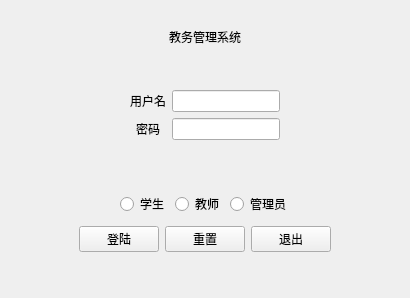
<?xml version="1.0" encoding="UTF-8"?>
<ui version="4.0">
 <class>Login</class>
 <widget class="QWidget" name="Login">
  <property name="geometry">
   <rect>
    <x>0</x>
    <y>0</y>
    <width>410</width>
    <height>298</height>
   </rect>
  </property>
  <property name="windowTitle">
   <string>Login</string>
  </property>
  <property name="windowIcon">
   <iconset resource="rsc.qrc">
    <normaloff>:/icon/rsc/icon/logo.png</normaloff>:/icon/rsc/icon/logo.png</iconset>
  </property>
  <layout class="QVBoxLayout" name="verticalLayout_2">
   <item>
    <layout class="QVBoxLayout" name="verticalLayout">
     <item>
      <spacer name="verticalSpacer">
       <property name="orientation">
        <enum>Qt::Vertical</enum>
       </property>
       <property name="sizeHint" stdset="0">
        <size>
         <width>20</width>
         <height>20</height>
        </size>
       </property>
      </spacer>
     </item>
     <item>
      <widget class="QLabel" name="label_3">
       <property name="styleSheet">
        <string notr="true">font: 18pt &quot;Adobe 黑体 Std R&quot;;</string>
       </property>
       <property name="text">
        <string>教务管理系统</string>
       </property>
       <property name="alignment">
        <set>Qt::AlignCenter</set>
       </property>
      </widget>
     </item>
     <item>
      <spacer name="verticalSpacer_2">
       <property name="orientation">
        <enum>Qt::Vertical</enum>
       </property>
       <property name="sizeHint" stdset="0">
        <size>
         <width>20</width>
         <height>30</height>
        </size>
       </property>
      </spacer>
     </item>
    </layout>
   </item>
   <item>
    <layout class="QHBoxLayout" name="horizontalLayout_2">
     <item>
      <spacer name="horizontalSpacer_6">
       <property name="orientation">
        <enum>Qt::Horizontal</enum>
       </property>
       <property name="sizeHint" stdset="0">
        <size>
         <width>28</width>
         <height>18</height>
        </size>
       </property>
      </spacer>
     </item>
     <item>
      <widget class="QSplitter" name="splitter">
       <property name="orientation">
        <enum>Qt::Vertical</enum>
       </property>
       <widget class="QWidget" name="layoutWidget">
        <layout class="QGridLayout" name="gridLayout">
         <item row="0" column="0">
          <widget class="QLabel" name="labUsername">
           <property name="text">
            <string>用户名</string>
           </property>
           <property name="alignment">
            <set>Qt::AlignCenter</set>
           </property>
          </widget>
         </item>
         <item row="1" column="0">
          <widget class="QLabel" name="labPassword">
           <property name="text">
            <string>密码</string>
           </property>
           <property name="alignment">
            <set>Qt::AlignCenter</set>
           </property>
          </widget>
         </item>
         <item row="1" column="1">
          <widget class="QLineEdit" name="editPassword">
           <property name="echoMode">
            <enum>QLineEdit::Password</enum>
           </property>
           <property name="cursorMoveStyle">
            <enum>Qt::LogicalMoveStyle</enum>
           </property>
          </widget>
         </item>
         <item row="0" column="1">
          <widget class="QLineEdit" name="editUsername"/>
         </item>
        </layout>
       </widget>
      </widget>
     </item>
     <item>
      <spacer name="horizontalSpacer_5">
       <property name="orientation">
        <enum>Qt::Horizontal</enum>
       </property>
       <property name="sizeType">
        <enum>QSizePolicy::MinimumExpanding</enum>
       </property>
       <property name="sizeHint" stdset="0">
        <size>
         <width>10</width>
         <height>20</height>
        </size>
       </property>
      </spacer>
     </item>
    </layout>
   </item>
   <item>
    <spacer name="verticalSpacer_3">
     <property name="orientation">
      <enum>Qt::Vertical</enum>
     </property>
     <property name="sizeHint" stdset="0">
      <size>
       <width>20</width>
       <height>40</height>
      </size>
     </property>
    </spacer>
   </item>
   <item>
    <layout class="QHBoxLayout" name="horizontalLayout">
     <item>
      <spacer name="horizontalSpacer_2">
       <property name="orientation">
        <enum>Qt::Horizontal</enum>
       </property>
       <property name="sizeHint" stdset="0">
        <size>
         <width>48</width>
         <height>15</height>
        </size>
       </property>
      </spacer>
     </item>
     <item>
      <widget class="QRadioButton" name="rbtnStudent">
       <property name="text">
        <string>学生</string>
       </property>
      </widget>
     </item>
     <item>
      <widget class="QRadioButton" name="rbtnTeacher">
       <property name="text">
        <string>教师</string>
       </property>
      </widget>
     </item>
     <item>
      <widget class="QRadioButton" name="rbtnAdmin">
       <property name="text">
        <string>管理员</string>
       </property>
      </widget>
     </item>
     <item>
      <spacer name="horizontalSpacer">
       <property name="orientation">
        <enum>Qt::Horizontal</enum>
       </property>
       <property name="sizeHint" stdset="0">
        <size>
         <width>38</width>
         <height>17</height>
        </size>
       </property>
      </spacer>
     </item>
    </layout>
   </item>
   <item>
    <spacer name="verticalSpacer_5">
     <property name="orientation">
      <enum>Qt::Vertical</enum>
     </property>
     <property name="sizeHint" stdset="0">
      <size>
       <width>20</width>
       <height>10</height>
      </size>
     </property>
    </spacer>
   </item>
   <item>
    <layout class="QHBoxLayout" name="horizontalLayout_3">
     <item>
      <spacer name="horizontalSpacer_3">
       <property name="orientation">
        <enum>Qt::Horizontal</enum>
       </property>
       <property name="sizeHint" stdset="0">
        <size>
         <width>108</width>
         <height>18</height>
        </size>
       </property>
      </spacer>
     </item>
     <item>
      <widget class="QPushButton" name="btnLogin">
       <property name="text">
        <string>登陆</string>
       </property>
      </widget>
     </item>
     <item>
      <widget class="QPushButton" name="btnReset">
       <property name="text">
        <string>重置</string>
       </property>
      </widget>
     </item>
     <item>
      <widget class="QPushButton" name="btnQuit">
       <property name="text">
        <string>退出</string>
       </property>
      </widget>
     </item>
     <item>
      <spacer name="horizontalSpacer_4">
       <property name="orientation">
        <enum>Qt::Horizontal</enum>
       </property>
       <property name="sizeHint" stdset="0">
        <size>
         <width>108</width>
         <height>13</height>
        </size>
       </property>
      </spacer>
     </item>
    </layout>
   </item>
   <item>
    <spacer name="verticalSpacer_4">
     <property name="orientation">
      <enum>Qt::Vertical</enum>
     </property>
     <property name="sizeHint" stdset="0">
      <size>
       <width>20</width>
       <height>40</height>
      </size>
     </property>
    </spacer>
   </item>
  </layout>
 </widget>
 <layoutdefault spacing="6" margin="11"/>
 <resources>
  <include location="rsc.qrc"/>
 </resources>
 <connections/>
</ui>
